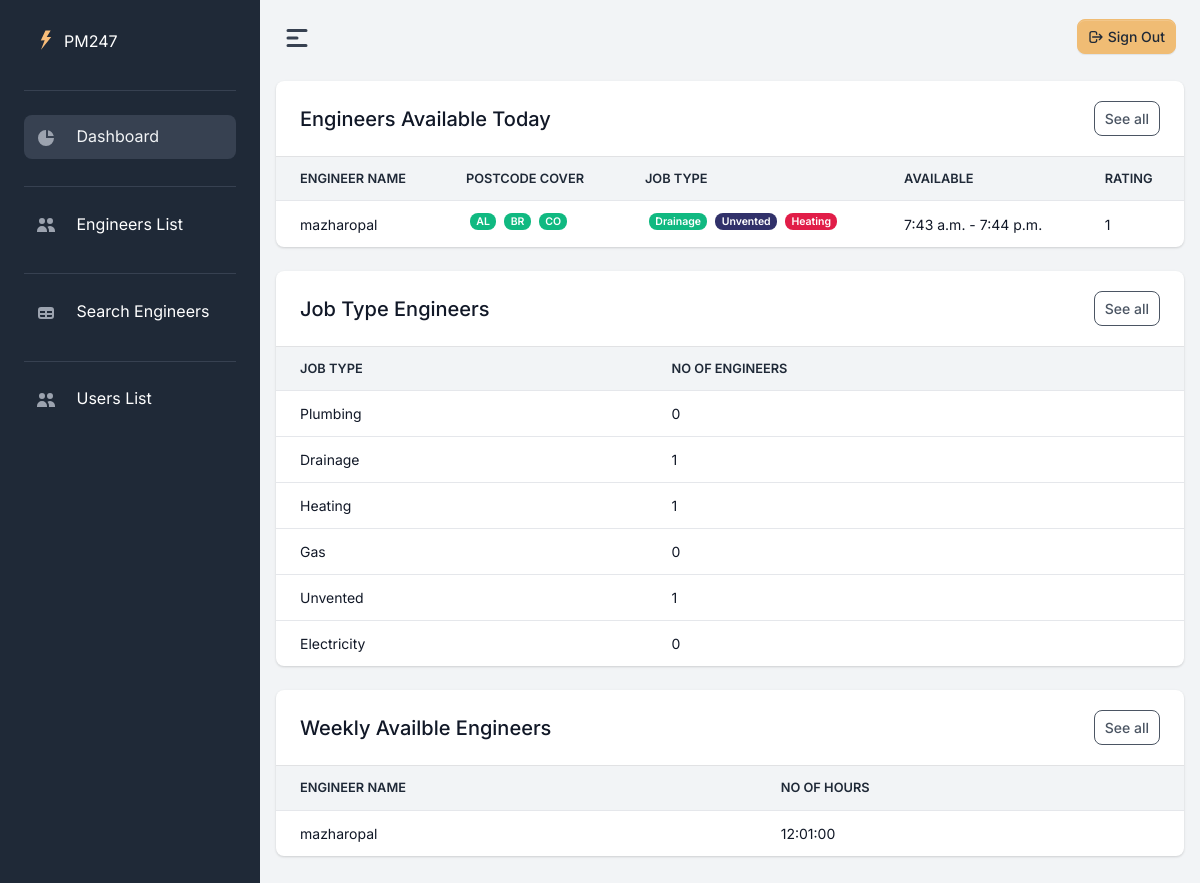
The app's page / (signed in) with its own data.
### home/models.py (models this page shows, shortened)
class Engineer_Availability(models.Model):
    engineer = models.ForeignKey(User, on_delete=models.RESTRICT, null=True)
    jobs = models.ManyToManyField(Job_Type)
    cities = models.ManyToManyField(Post_Code)
    rating = models.PositiveIntegerField(default=0)
    date = models.DateField(null=True,unique=True)
    start_time = models.TimeField(null=True)
    end_time = models.TimeField(null=True)
    class Meta:
        permissions = [
            ('view_engineers_today', 'Can view engineers available today'),
            ('view_index', 'Can view index'),
            ('view_engineer_list', 'Can view engineer list'),
        ]

class Post_Code(models.Model):
    name = models.CharField(max_length=50,unique=True)
    def __str__(self):
        return  self.name

class Job_Type(models.Model):
    name = models.CharField(max_length=50,unique=True)
    def __str__(self):
            return self.name

### home/views.py (the view)
# urls.py: path('', index,name='dashboard'),
@login_required
@permission_required('home.view_index')
def index(request):
        today = date.today()
        engineers=Engineer_Availability.objects.filter(date=today)
        available_engineers_today = Engineer_Availability.objects.filter(date=today)
        plumbing_engineers_today = available_engineers_today.filter(jobs__name='Plumbing')
        drainage_engineers_today = available_engineers_today.filter(jobs__name='Drainage')
        heating_engineers_today = available_engineers_today.filter(jobs__name='Heating')
        gas_engineers_today = available_engineers_today.filter(jobs__name='Gas')
        unvented_engineers_today = available_engineers_today.filter(jobs__name='Unvented')
        electricity_engineers_today = available_engineers_today.filter(jobs__name='Electricity')
        plumbing_qty=len(plumbing_engineers_today)
        drainage_qty=len(drainage_engineers_today)
        heating_qty=len(heating_engineers_today)
        gas_qty=len(gas_engineers_today)
        unvented_qty=len(unvented_engineers_today)
        electricity_qty=len(electricity_engineers_today)
        start_of_week = today - timedelta(days=today.weekday())
        end_of_week = start_of_week + timedelta(days=6)
        weekly_availability = Engineer_Availability.objects.filter(
            date__range=[start_of_week, end_of_week]
        )
        print(weekly_availability)
        weekly_total_availability = {}
        for engineer_availability in weekly_availability:
            engineer = engineer_availability.engineer
            start_time = datetime.combine(today, engineer_availability.start_time)
            end_time = datetime.combine(today, engineer_availability.end_time)
            total_availability = end_time - start_time
            weekly_total_availability[engineer.username] = weekly_total_availability.get(engineer.username, timedelta()) + total_availability
        data={'engineers':engineers ,
            'plumbing_qty':plumbing_qty,
            'drainage_qty':drainage_qty,
            'heating_qty':heating_qty,
            'gas_qty':gas_qty,
            'unvented_qty':unvented_qty,
            'electricity_qty':electricity_qty,
            'weekly_total_availability': weekly_total_availability,
            }
        return render (request,'index.html',data)

### home/templates/index.html (shortened to what this page needs)
{% extends 'base.html' %}
{% block content %}
    <div class="row py-4">
        <div class="col-12 mb-4">
            <div class="row">
                <div class="col-12 mb-4">
                    <div class="card border-0 shadow">
                        <div class="card-header">
                            <div class="row align-items-center">
                                <div class="col"><h2 class="fs-5 fw-bold mb-0">Engineers Available Today</h2></div>
                                <div class="col text-end"><a href="/engineers_today/" class="btn btn-sm btn-outline-gray-600">See all</a></div>
                            </div>
                        </div>
                        <div class="table-responsive">
                            <table class="table align-items-center table-flush">
                                <thead class="thead-light">
                                    <tr>
                                        <th class="border-bottom fw-bolder" scope="col">Engineer Name</th>
                                        <th class="border-bottom fw-bolder" scope="col">Postcode Cover</th>
                                        <th class="border-bottom fw-bolder" scope="col">Job Type</th>
                                        <th class="border-bottom fw-bolder" scope="col">Available</th>
                                        <th class="border-bottom fw-bolder" scope="col">Rating</th>
                                    </tr>
                                </thead>
                                <tbody>
                            {% for engr  in engineers %}
                            <tr>
                                <td class=" text-gray-900">{{engr.engineer}}</td>
                                <td class=" text-gray-900">
                                    {% for city in engr.cities.all %}
                                <span class="badge super-badge bg-success ms-1">{{ city }}</span>
                                {% endfor %}
                                </td>
                                <td class=" text-gray-900">
                                    {% for job in engr.jobs.all %}
                                    <span class="badge super-badge ms-1 {% if job.name == 'Plumbing' %} bg-info {% elif job.name == 'Drainage'  %} bg-success{% elif job.name == 'Electricity'  %} bg-warning {% elif job.name == 'Heating'  %} bg-danger {% elif job.name == 'Gas'  %} bg-secondary {% elif job.name == 'Unvented'  %}bg-tertiary   {% else %} bg-danger  {%endif%}  ">{{ job }}</span>
                                    {% endfor %}
                                </td>
                                <td class=" text-gray-900">{{ engr.start_time }} - {{ engr.end_time }}</td>
                                <td class=" text-gray-900">{{engr.rating}}</td>
                            </tr>
                            {% endfor %}
                                </tbody>
                            </table>
                        </div>
                    </div>
                </div>
                <div class="col-12 col-xxl-6 mb-4">
                    <div class="card border-0 shadow">
                        <div class="card-header">
                            <div class="row align-items-center">
                                <div class="col"><h2 class="fs-5 fw-bold mb-0">Job Type Engineers</h2></div>
                                <div class="col text-end"><a href="/engineers_today_jobtype/" class="btn btn-sm btn-outline-gray-600">See all</a></div>
                            </div>
                        </div>
                        <div class="table-responsive">
                            <table class="table align-items-center table-flush">
                                <thead class="thead-light">
                                    <tr>
                                        <th class=" border-bottom fw-bolder" scope="col">Job Type</th>
                                        <th class=" border-bottom fw-bolder" scope="col">No of Engineers</th>
                                    </tr>
                                </thead>
                                <tbody>
                                    <tr>
                                        <td class="text-gray-900">Plumbing</td>
                                        <td class="text-gray-900">{{plumbing_qty}}</td>
                                    </tr>
                                    <tr>
                                        <td class="text-gray-900">Drainage</td>
                                        <td class="text-gray-900">{{drainage_qty}}</td>
                                    </tr>
                                    <tr>
                                        <td class="text-gray-900">Heating</td>
                                        <td class="text-gray-900">{{heating_qty}}</td>
                                    </tr>
                                    <tr>
                                        <td class="text-gray-900">Gas</td>
                                        <td class="text-gray-900">{{gas_qty}}</td>
                                    </tr>
                                    <tr>
                                        <td class="text-gray-900">Unvented</td>
                                        <td class="text-gray-900">{{unvented_qty}}</td>
                                    </tr>
                                    <tr>
                                        <td class="text-gray-900">Electricity</td>
                                        <td class="text-gray-900">{{electricity_qty}}</td>
                                    </tr>
                                </tbody>
                            </table>
                        </div>
                    </div>
                </div>
                <div class="col-12 col-xxl-6 mb-4">
                    <div class="card border-0 shadow">
                        <div class="card-header">
                            <div class="row align-items-center">
                                <div class="col"><h2 class="fs-5 fw-bold mb-0">Weekly Availble Engineers </h2></div>
                                <div class="col text-end"><a href="/engr_available_weekly/" class="btn btn-sm btn-outline-gray-600">See all</a></div>
                            </div>
                        </div>
                        <div class="table-responsive">
                            <table class="table align-items-center table-flush">
                                <thead class="thead-light">
                                    <tr>
                                        <th class=" border-bottom fw-bolder" scope="col">Engineer Name</th>
                                        <th class=" border-bottom fw-bolder" scope="col">No of Hours</th>
                                    </tr>
                                </thead>
                                <tbody>
                                    {% for engineer, total_availability in weekly_total_availability.items %}
                                    <tr>
                                        <td class="text-gray-900">{{ engineer }}</td>
                                        <td class="text-gray-900">{{total_availability }}</td>
                                    </tr>
                                    {% endfor %}
                                </tbody>
                            </table>
                        </div>
                    </div>
                </div>
            </div>
        </div>
    </div>
{% endblock content %}

### records on screen
Engineer_Availability: engineer "mazharopal", start_time "7:43 a.m.", end_time "7:44 p.m.", rating "1"
Post_Code: name "AL"
Post_Code: name "BR"
Post_Code: name "CO"
Job_Type: name "Drainage"
Job_Type: name "Unvented"
Job_Type: name "Heating"

### other values on screen
{{ plumbing_qty }} "0"
{{ drainage_qty }} "1"
{{ heating_qty }} "1"
{{ gas_qty }} "0"
{{ unvented_qty }} "1"
{{ electricity_qty }} "0"
{{ engineer }} "mazharopal"
{{ total_availability }} "12:01:00"
